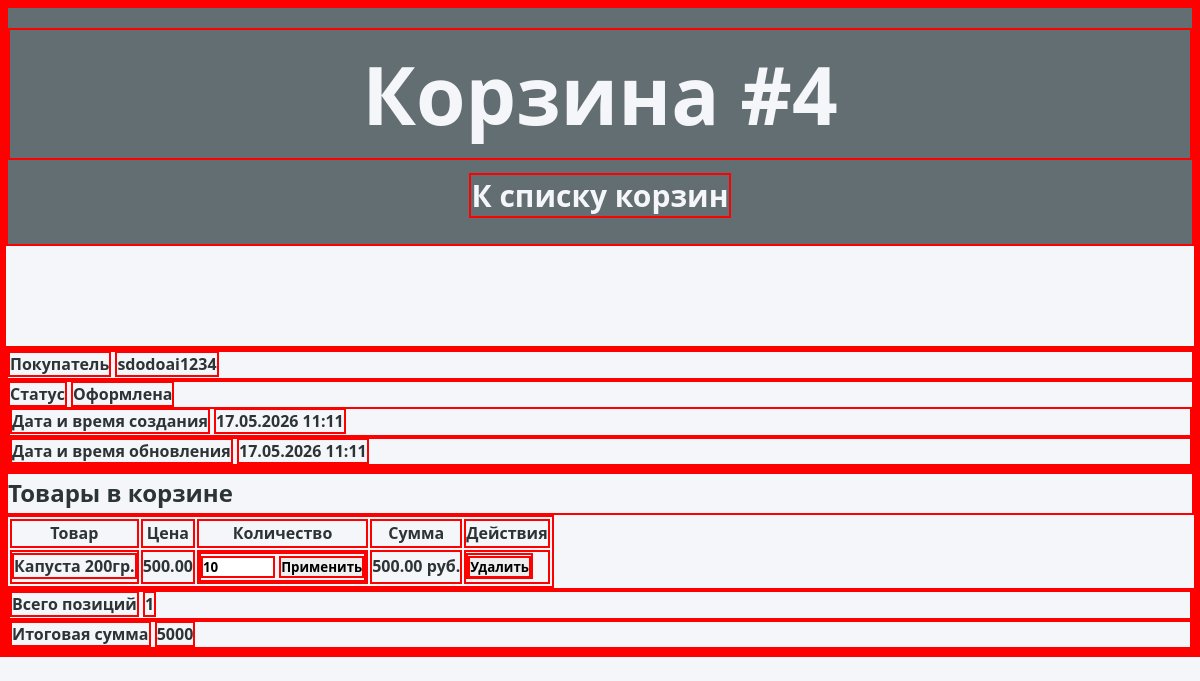
Page /carts/4/ on the committed database.
### store/models.py (models this page shows, shortened)
class Carts(models.Model):
    STATUS_CHOICES = (
        ("Active", "Активна"),
        ("Completed", "Оформлена"),
        ("Closed", "Неактивна")
    )
    customer = models.ForeignKey(Customers, on_delete=models.CASCADE, related_name="carts", verbose_name="Покупатель")
    status = models.CharField("Статус", max_length=20, choices=STATUS_CHOICES, default="Active")
    created_at = models.DateTimeField("Дата и время создания", auto_now_add=True)
    updated_at = models.DateTimeField("Дата и время обновления", auto_now=True)
    class Meta:
        verbose_name = "Корзина"
        verbose_name_plural = "Корзины"
        ordering = ["-updated_at", "-created_at"]
        """Строго максимум одна активная корзина на одного пользователя"""
        constraints = [models.UniqueConstraint(
            fields = ['customer'],
            condition=Q(status='active'),
            name='unique_active_cart_per_buyer'
        )]
    def total_price(self):
        result = self.products.aggregate(
            total=Sum(F('product__price') * F('quantity'), output_field=DecimalField())
        )
        return result['total'] or 0

class Customers(models.Model):
    name = models.CharField("Имя покупателя", max_length=100)
    email = models.EmailField("email", unique=True)
    phone = models.CharField("Телефон", max_length=20, blank=True)
    created_at = models.DateTimeField("Дата и время регистрации", auto_now_add=True)
    class Meta:
        verbose_name = "Покупатель"
        verbose_name_plural = "Покупатели"

class CartsProducts(models.Model):
    cart = models.ForeignKey(Carts, on_delete=models.CASCADE, related_name="products", verbose_name="Корзина")
    product = models.ForeignKey(Products, on_delete=models.CASCADE, verbose_name="Товар")
    quantity = models.PositiveIntegerField("Количество", default=1)
    class Meta:
        verbose_name = "Позиция корзины"
        verbose_name_plural = "Позиции"
        unique_together = ("cart", "product") # !!! Корзина и товары должны отображаться уникальные друг по отношению к другу

class Products(models.Model):
    name = models.CharField("Наименование товара", max_length=200)
    price = models.DecimalField("Цена", max_digits=10, decimal_places=2)
    description = models.TextField("Описание", blank=True)
    image = models.URLField("Ссылка на изображение", blank=True, null=True)
    class Meta:
        verbose_name = "Товар"
        verbose_name_plural = "Товары"

### store/views.py (the view, shortened to what this page needs)
# urls.py: path('carts/<int:cart_id>/', views.cart_detail, name='cart_detail'),
def cart_detail(request, cart_id):
    cart = get_object_or_404(
        Carts.objects.select_related('customer').prefetch_related('products__product'),
        id=cart_id
    )
    context = {
        'cart': cart,
        'products': Products.objects.all().order_by('name')
    }
    return render(request, 'carts/cart_detail.html', context)

### store/templates/carts/cart_detail.html (shortened to what this page needs)
{% load static %}
<!DOCTYPE html>
<html lang="en">
<head>
    <link rel="stylesheet" href="{% static 'store/css/cart_detail.css' %}">
</head>
<body>
    <div class="container">
        <div class="heading">
            <h1>Корзина #{{ cart.id }}</h1>
            <a href="{% url 'store:carts_list' %}" class="btn to-carts-btn">К списку корзин</a>
        </div>
    </div>
    <section class="cart-header">
        <div class="info-item">
            <span class="label">Покупатель</span>
            <span class="value">{{ cart.customer.name }}</span>
        </div>
        <div class="info-item">
            <span class="label">Статус</span>
            <span class="value status status-{{ cart.status|lower }}">{{ cart.get_status_display|default:cart.status }}</span>
        <div class="info-item">
            <span class="label">Дата и время создания</span>
            <span class="value">{{ cart.created_at|date:"d.m.Y H:i" }}</span>
        </div>
        <div class="info-item">
            <span class="label">Дата и время обновления</span>
            <span class="value">{{ cart.updated_at|date:"d.m.Y H:i" }}</span>
        </div>
    </section>
    <section class="cart-container">
        <h2>Товары в корзине</h2>
        <table>
            <thead>
                <tr>
                    <th>Товар</th>
                    <th>Цена</th>
                    <th>Количество</th>
                    <th>Сумма</th>
                    <th>Действия</th>
                </tr>
            </thead>
            <tbody>
                {% for item in cart.products.all %}
                <tr>
                    <td>
                        <span class="product-name">{{ item.product.name }}</span>
                    </td>
                    <td>{{ item.product.price|floatformat:2 }}</td>
                    <td>
                        <form method="POST" class="qty-form">
                            <input type="number" name="quantity" value="{{ item.quantity }}" min="1" max="99">
                            <button type="submit" class="btn-sm btn-update">Применить</button>
                        </form>
                    </td>
                    <td class="total-sum">{{ item.product.price|floatformat:2 }} руб.</td>
                    <td>
                        <form method="POST" action="{% url 'store:remove_from_cart' cart.id item.id %}" style="display:inline;">
                            <button type="submit" class="btn-sm btn-remove" onclick="return confirm('Удалить этот товар из корзины?');">
                                Удалить
                            </button>
                        </form>
                    </td>
                </tr>
                {% empty %}
                    <tr class="empty-row"><td colspan="5">Корзина пуста</td></tr>
                {% endfor %}
            </tbody>
        </table>
        <div class="totals">
            <div class="total-product">
                <span class="total-label">Всего позиций</span>
                <span class="total-value">{{ cart.products.count }}</span>
            </div>
            <div class="total-product">
                <span class="total-label">Итоговая сумма</span>
                <span class="total-value">{{ cart.total_price }}</span>
            </div>
        </div>
    </section>
</body>
</html>

### store/static/store/css/cart_detail.css (style rules this page uses)
:root { --primary: #2d3436; --secondary: #636e72; --accent: #0984e3; --light: #f5f6fa; --transition: 0.3s ease; }
* { margin: 0; padding: 0; box-sizing: border-box; font-family: 'Poppins', system-ui, sans-serif; font-weight: 650; border: 2px solid red; }
body { background: var(--light); color: var(--primary); line-height: 1.6; }
.heading { font-size: 40px; text-align: center; padding: 20px 0 20px 0; margin-bottom: 100px; color: var(--light); background-color: var(--secondary); }
.to-carts-btn { color: var(--light); text-decoration: none; font-size: 30px; }

### rows in the picture
Carts: id "4", customer.name "sdodoai1234", status "Оформлена", created_at "17.05.2026 11:11", updated_at "17.05.2026 11:11", products.count "1", total_price "5000"
CartsProducts: product.name "Капуста 200гр.", product.price "500.00", quantity "10"
